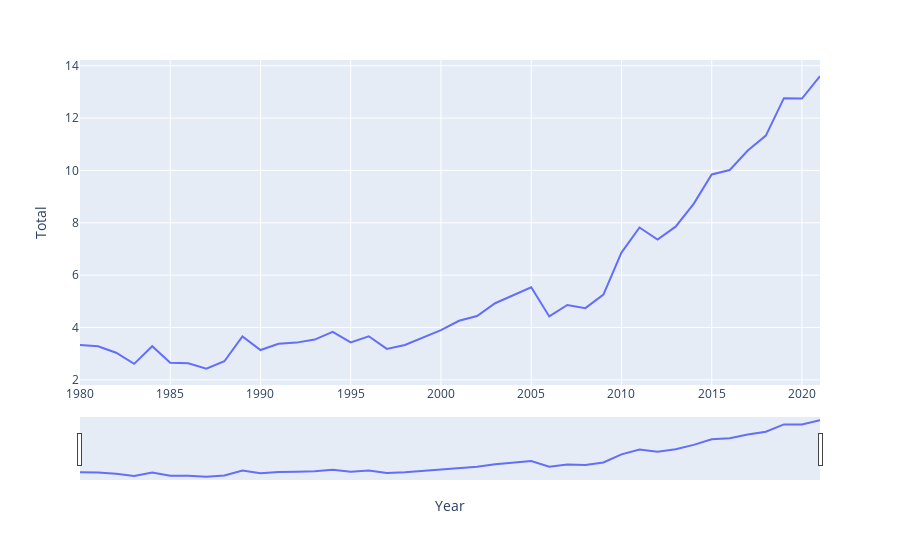

This figure's notebook cell:
### Code cell
#  plot to see total emission versus year for 'Senegal'
fig_sen = px.line(df_sen, x="Year", y="Total")
fig_sen.update_xaxes(rangeslider_visible=True)
fig_sen.show()

### Figure 1 — Plotly figure (JSON) as saved in the notebook; plotly's stock layout.template omitted (floating-point values rounded to 4 significant figures)
{"data": [{"hovertemplate": "Year=%{x}<br>Total=%{y}<extra></extra>", "legendgroup": "", "line": {"color": "#636efa", "dash": "solid"}, "marker": {"symbol": "circle"}, "mode": "lines", "name": "", "orientation": "v", "showlegend": false, "type": "scatter", "x": [1980, 1981, 1982, 1983, 1984, 1985, 1986, 1987, 1988, 1989, 1990, 1991, 1992, 1993, 1994, 1995, 1996, 1997, 1998, 1999, 2000, 2001, 2002, 2003, 2004, 2005, 2006, 2007, 2008, 2009, 2010, 2011, 2012, 2013, 2014, 2015, 2016, 2017, 2018, 2019, 2020, 2021], "xaxis": "x", "y": [3.336, 3.28, 3.037, 2.611, 3.284, 2.651, 2.636, 2.425, 2.711, 3.662, 3.139, 3.379, 3.423, 3.539, 3.837, 3.43, 3.664, 3.182, 3.334, 3.604, 3.902, 4.258, 4.437, 4.928, 5.238, 5.539, 4.422, 4.863, 4.74, 5.258, 6.862, 7.819, 7.362, 7.853, 8.724, 9.845, 10.02, 10.76, 11.33, 12.76, 12.74, 13.6], "yaxis": "y"}], "layout": {"legend": {"tracegroupgap": 0}, "margin": {"t": 60}, "xaxis": {"anchor": "y", "domain": [0, 1], "rangeslider": {"visible": true}, "title": {"text": "Year"}}, "yaxis": {"anchor": "x", "domain": [0, 1], "title": {"text": "Total"}}}}
